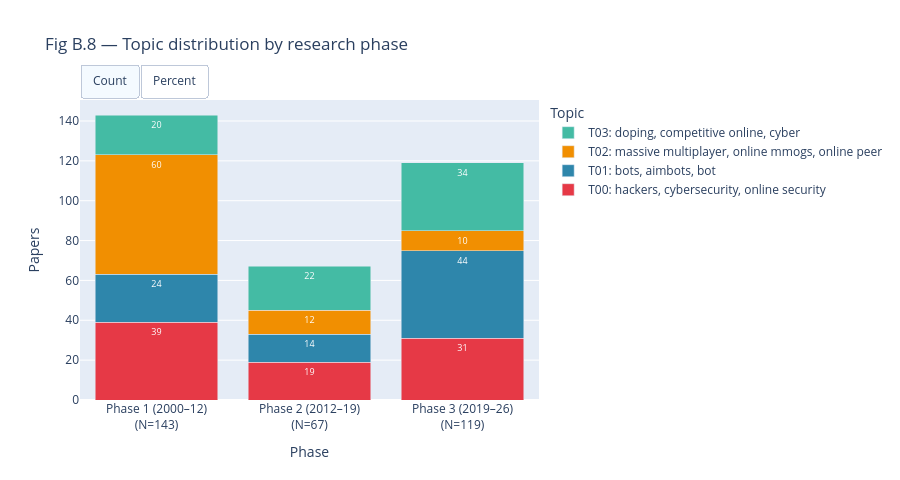

Notebook source saved alongside this figure:
### Code cell
# Fig B.8 — Topic distribution by research phase (count / % toggle)
phase_order = ["Phase 1 (2000–12)", "Phase 2 (2012–19)", "Phase 3 (2019–26)"]

phase_topic = (
    df_v.groupby(["phase", "topic_id_clean"]).size()
    .unstack(fill_value=0)
    .reindex(phase_order)
)
phase_totals  = phase_topic.sum(axis=1)
phase_pct     = phase_topic.div(phase_totals, axis=0).mul(100).round(1)
t_ids_phase   = phase_topic.columns.tolist()

traces_cnt, traces_pct = [], []
for t_id in t_ids_phase:
    color  = CLUSTER_PALETTE[t_id % len(CLUSTER_PALETTE)]
    name   = topic_labels_map.get(t_id, f"T{t_id:02d}")
    x_lbls = [f"{p}<br>(N={int(phase_totals.get(p,0))})" for p in phase_order]
    cnt_v  = phase_topic[t_id].tolist()
    pct_v  = phase_pct[t_id].tolist()
    traces_cnt.append(go.Bar(
        name=name, x=x_lbls, y=cnt_v, marker_color=color, visible=True,
        text=[str(v) if v > 0 else "" for v in cnt_v],
        textposition="inside", textfont=dict(size=9, color="white"),
    ))
    traces_pct.append(go.Bar(
        name=name, x=x_lbls, y=pct_v, marker_color=color, visible=False,
        text=[f"{v:.0f}%" if v > 0 else "" for v in pct_v],
        textposition="inside", textfont=dict(size=9, color="white"),
    ))

n_t = len(t_ids_phase)
fig_phase = go.Figure(traces_cnt + traces_pct)
fig_phase.update_layout(
    barmode="stack",
    title="Fig B.8 — Topic distribution by research phase",
    xaxis_title="Phase", yaxis_title="Papers",
    legend_title="Topic",
    height=480,
    updatemenus=[dict(
        type="buttons", direction="right", x=0.0, y=1.12, xanchor="left",
        buttons=[
            dict(label="Count",   method="update",
                 args=[{"visible": [True]*n_t  + [False]*n_t}, {"yaxis.title.text": "Papers"}]),
            dict(label="Percent", method="update",
                 args=[{"visible": [False]*n_t + [True]*n_t},  {"yaxis.title.text": "% of phase"}]),
        ],
    )],
)
fig_phase.show()
save_figure(fig_phase, "05_B8_topic_by_phase")

### Figure 1 — Plotly figure (JSON) as saved in the notebook; plotly's stock layout.template omitted (floating-point values rounded to 4 significant figures)
{"data": [{"marker": {"color": "#E63946"}, "name": "T00: hackers, cybersecurity, online security", "text": ["39", "19", "31"], "textfont": {"color": "white", "size": 9}, "textposition": "inside", "type": "bar", "visible": true, "x": ["Phase 1 (2000–12)<br>(N=143)", "Phase 2 (2012–19)<br>(N=67)", "Phase 3 (2019–26)<br>(N=119)"], "y": [39, 19, 31]}, {"marker": {"color": "#2E86AB"}, "name": "T01: bots, aimbots, bot", "text": ["24", "14", "44"], "textfont": {"color": "white", "size": 9}, "textposition": "inside", "type": "bar", "visible": true, "x": ["Phase 1 (2000–12)<br>(N=143)", "Phase 2 (2012–19)<br>(N=67)", "Phase 3 (2019–26)<br>(N=119)"], "y": [24, 14, 44]}, {"marker": {"color": "#F18F01"}, "name": "T02: massive multiplayer, online mmogs, online peer", "text": ["60", "12", "10"], "textfont": {"color": "white", "size": 9}, "textposition": "inside", "type": "bar", "visible": true, "x": ["Phase 1 (2000–12)<br>(N=143)", "Phase 2 (2012–19)<br>(N=67)", "Phase 3 (2019–26)<br>(N=119)"], "y": [60, 12, 10]}, {"marker": {"color": "#44BBA4"}, "name": "T03: doping, competitive online, cyber", "text": ["20", "22", "34"], "textfont": {"color": "white", "size": 9}, "textposition": "inside", "type": "bar", "visible": true, "x": ["Phase 1 (2000–12)<br>(N=143)", "Phase 2 (2012–19)<br>(N=67)", "Phase 3 (2019–26)<br>(N=119)"], "y": [20, 22, 34]}, {"marker": {"color": "#E63946"}, "name": "T00: hackers, cybersecurity, online security", "text": ["27%", "28%", "26%"], "textfont": {"color": "white", "size": 9}, "textposition": "inside", "type": "bar", "visible": false, "x": ["Phase 1 (2000–12)<br>(N=143)", "Phase 2 (2012–19)<br>(N=67)", "Phase 3 (2019–26)<br>(N=119)"], "y": [27.3, 28.4, 26.1]}, {"marker": {"color": "#2E86AB"}, "name": "T01: bots, aimbots, bot", "text": ["17%", "21%", "37%"], "textfont": {"color": "white", "size": 9}, "textposition": "inside", "type": "bar", "visible": false, "x": ["Phase 1 (2000–12)<br>(N=143)", "Phase 2 (2012–19)<br>(N=67)", "Phase 3 (2019–26)<br>(N=119)"], "y": [16.8, 20.9, 37]}, {"marker": {"color": "#F18F01"}, "name": "T02: massive multiplayer, online mmogs, online peer", "text": ["42%", "18%", "8%"], "textfont": {"color": "white", "size": 9}, "textposition": "inside", "type": "bar", "visible": false, "x": ["Phase 1 (2000–12)<br>(N=143)", "Phase 2 (2012–19)<br>(N=67)", "Phase 3 (2019–26)<br>(N=119)"], "y": [42, 17.9, 8.4]}, {"marker": {"color": "#44BBA4"}, "name": "T03: doping, competitive online, cyber", "text": ["14%", "33%", "29%"], "textfont": {"color": "white", "size": 9}, "textposition": "inside", "type": "bar", "visible": false, "x": ["Phase 1 (2000–12)<br>(N=143)", "Phase 2 (2012–19)<br>(N=67)", "Phase 3 (2019–26)<br>(N=119)"], "y": [14, 32.8, 28.6]}], "layout": {"barmode": "stack", "height": 480, "legend": {"title": {"text": "Topic"}}, "title": {"text": "Fig B.8 — Topic distribution by research phase"}, "updatemenus": [{"buttons": [{"args": [{"visible": [true, true, true, true, false, false, false, false]}, {"yaxis.title.text": "Papers"}], "label": "Count", "method": "update"}, {"args": [{"visible": [false, false, false, false, true, true, true, true]}, {"yaxis.title.text": "% of phase"}], "label": "Percent", "method": "update"}], "direction": "right", "type": "buttons", "x": 0, "xanchor": "left", "y": 1.12}], "xaxis": {"title": {"text": "Phase"}}, "yaxis": {"title": {"text": "Papers"}}}}
